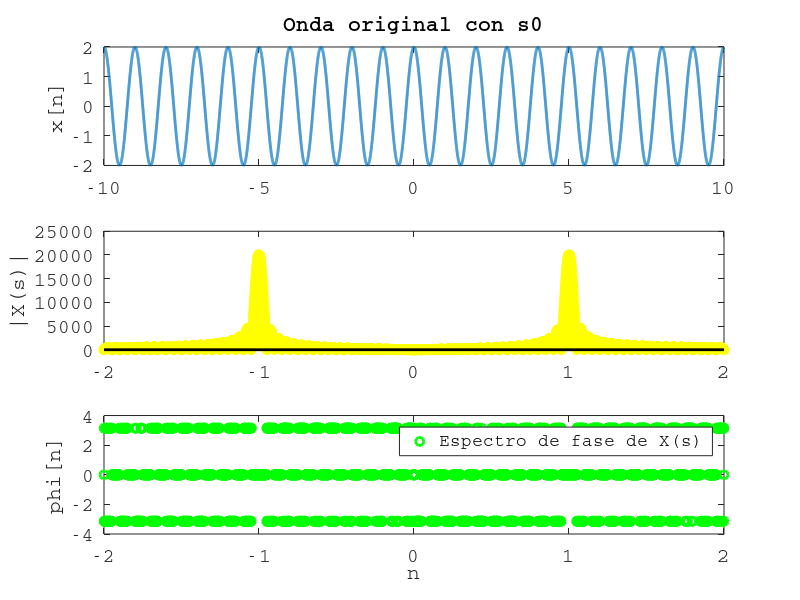

This chart was generated by the following MATLAB code:
addpath('../../funciones');

set(0, "defaulttextfontsize", 24)  % title
set(0, "defaultaxesfontsize", 14)  % axes labels
set(0, "defaulttextfontname", "Courier")
set(0, "defaultaxesfontname", "Courier")
set(0, "defaultlinelinewidth", 2)


K = 10; n = [-K:0.001:K];
s0 = 1;
N = 3; x = 2*cos(2*pi*n*s0);
ds = 0.001; s = [-2:ds:2]; X = zeros(size(s));
for k = 1:length(s)
  X(k) = sum(x.*exp(-1i*2*pi*s(k)*n));
end
% En tiempo
subplot(3,1,1)
plot(n, x) ; hold on
title("Onda original con s0")
ylabel('x[n]')

% Espectro de amplitud
subplot(3,1,2)
stem(s,abs(X),';Espectro de Amplitud de X(s);yo')
ylabel('|X(s)|')

% Espectro de fase
subplot(3,1,3)
plot(s,angle(X),';Espectro de fase de X(s);go')
ylabel('phi[n]')
xlabel('n')

##subplot(3,1,3)
##plot(X,';Onda transformada;go');
##plot(real(X),';Parte real de X(s);gx'); hold off
##ylabel('X(s)')

%% La aproximación se afina cuando el rango de la función se agranda
%% Dado que se sabe mas de la función (?